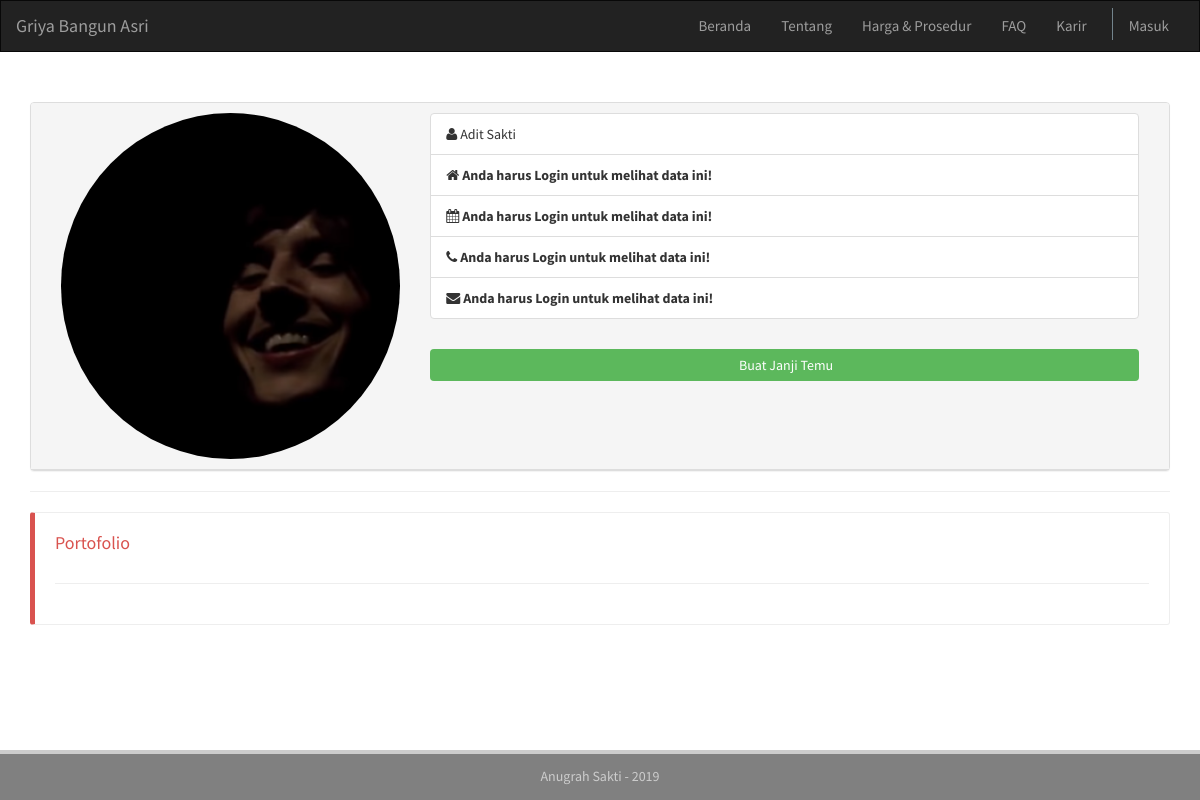
The app's page /home/profile/aditya with its own data.
### tables this page shows
CREATE TABLE `user` (
  `id` int(11) NOT NULL,
  `photopath` text,
  `fname` varchar(40) NOT NULL,
  `lname` varchar(40) NOT NULL,
  `birthdate` date DEFAULT NULL,
  `birthplace` varchar(40) DEFAULT NULL,
  `alamat` text,
  `nohp` varchar(20) DEFAULT NULL,
  `tim` int(11) DEFAULT NULL,
  `tgldaftar` date NOT NULL,
  `email` varchar(70) NOT NULL,
  `username` varchar(50) NOT NULL,
  `password` varchar(50) NOT NULL,
  `logged_in` int(11) DEFAULT NULL,
  `level` int(11) NOT NULL,
  `banned` int(11) NOT NULL
);

### application/controllers/Home.php (called while the page is built, shortened)
<?php
class Home extends CI_Controller {
	public function profile($username=null){
		if ($username !== null) {
			$data['pagetitle']	= 'Griya Bangun Asri - Profile ' . ucwords($username);
			$data['uname']		= $username;
			$data['userdata']	= $this->m_data->getUserdataByUsername($username);
			$data['level']		= $data['userdata'][0]['level'];
			$data['listtukang'] = $this->m_data->getListTukang();
			$data['portofolio'] = $this->m_data->getUserData('portofolio','user_id = '.$data['userdata'][0]['id']);
			$data['level']		= $data['userdata'][0]['level'];
			if (!empty($data['userdata'])) {
				$this->load->view('home/v_header',$data);
				$this->load->view('home/v_navbar',$data);
				$this->load->view('dashboard/v_profile',$data);
				$this->load->view('home/v_footer',$data);
			}else{
				redirect('404');
			}
		}else{
			redirect('dashboard/profile');
		}
	}
}

### index.php (called while the page is built, shortened)
<?php
require_once BASEPATH.'core/CodeIgniter.php';

### application/models/M_data.php (called while the page is built, shortened)
<?php
class M_data extends CI_Model{
    function getUserdataByUsername($username){
        $this->db->select('*');
        $this->db->from('user');
        $this->db->where('username',$username);
        $query = $this->db->get();
        return $query->result_array();
    }
    function getUserData($table,$where,$jointable=null,$join=null,$joinmethod=null){
        $this->db->select('*');
        $this->db->from($table);
        $this->db->where($where);
        $query  =   $this->db->get();
        return $query->result_array();
    }
    function getListTukang(){
        $this->db->select('*');
        $this->db->from('user');
        $this->db->where('level','3');
        $this->db->where('banned !=','1');
        $query  =   $this->db->get();
        return $query->result_array();
    }
}

### application/views/dashboard/v_profile.php (the view, shortened to what this page needs)
  <div class="panel panel-default">
     <div class="panel-heading resume-heading">
        <div class="row">
           <div class="col-lg-12" style="width: 100%;">
              <div class="col-xs-12 col-sm-4">
                 <figure>
                 <?php foreach ($userdata as $row) {
                    ?>
                    <img class="img-circle img-responsive" alt="" src="<?= ( empty($row['photopath']) || $row['photopath'] === '') ? 'http://placehold.it/300x300' : base_url($row['photopath'])?>">
                 </figure>
              </div>
              <div class="col-xs-12 col-sm-8">
                 <ul class="list-group">
                    <li class="list-group-item"><i class="fa fa-user"></i> <?= ucwords($row['fname'] .' '. $row['lname']);?></li>
                    <li class="list-group-item"><i class="fa fa-home"></i> <?= ($this->session->userdata('username')=='') ? '<b>Anda harus Login untuk melihat data ini! </b>' : ucwords($row['alamat']);?></li>
                    <li class="list-group-item"><i class="fa fa-calendar"></i> <?= ($this->session->userdata('username')=='') ? '<b>Anda harus Login untuk melihat data ini! </b>' :  ucwords($row['birthplace'] . ', ' . date('D, d M Y', strtotime($row['birthdate'])));?></li>
                    <li class="list-group-item"><i class="fa fa-phone"></i> <?= ($this->session->userdata('username')=='') ? '<b>Anda harus Login untuk melihat data ini! </b>' :  $row['nohp'];?></li>
                    <li class="list-group-item"><i class="fa fa-envelope"></i> <?= ($this->session->userdata('username')=='') ? '<b>Anda harus Login untuk melihat data ini! </b>' :  $row['email'];?></li>
                 <?php }?>
                 </ul>
                 <?php if($this->session->userdata('username') !== '' && $this->session->userdata('username') !== $uname && $level != 1){
                 ?>
                 <a href="<?=base_url('home/make_appointment/'.$uname);?>">
                    <button style="margin:10px 10px 10px 0px;width: 100%" class="btn btn-success" type="button"><i class="fa fa-notes"></i> Buat Janji Temu</button>
                 </a>
                 <?php
                   }
                 ?>
              </div>
           </div>
        </div>
     </div>
  </div>
  <hr>
  <?php if($this->session->userdata('username') !== $uname && $level != 1 ){?>
    <div class="bs-callout bs-callout-danger">
        <div class="row" style="margin-left: 0px;">
           <h4 style="margin-right: 10px;">Portofolio</h4>
        </div>
        <hr>
    </div>
  <?php }?>
</div>

### assets/css/style.css (style rules this page uses)
body { font-family: 'Source Sans Pro', sans-serif; }
dl, ol, ul { margin-top: 0; margin-bottom: 1rem; }
.img-circle { border-radius: 50%; }
img { vertical-align: middle; border-style: none; }
.btn { border: none; }
a { text-decoration: none; color: black ; }
.bs-callout { -moz-border-bottom-colors: none; -moz-border-left-colors: none; -moz-border-right-colors: none; -moz-border-top-colors: none; border-color: #eee; border-image: none; border-radius: 3px; border-style: solid; border-width: 1px 1px 1px 5px; margin-bottom: 5px; padding: 20px; }
.bs-callout:last-child { margin-bottom: 0px; }
.bs-callout h4 { margin-bottom: 10px; margin-top: 0; }
.bs-callout-danger { border-left-color: #d9534f; }
.bs-callout-danger h4 { color: #d9534f; }

### records on screen
user: photopath (picture), fname+lname "Adit Sakti"
